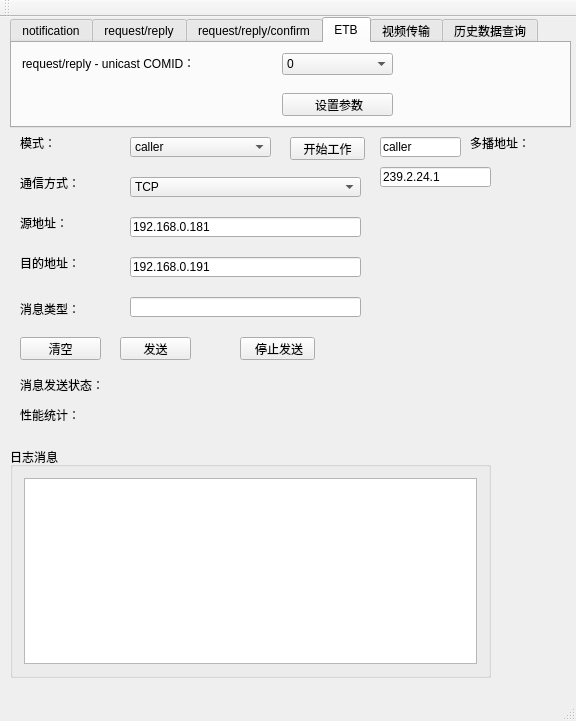
<?xml version="1.0" encoding="UTF-8"?>
<ui version="4.0">
 <class>MainWindow</class>
 <widget class="QMainWindow" name="MainWindow">
  <property name="geometry">
   <rect>
    <x>0</x>
    <y>0</y>
    <width>576</width>
    <height>721</height>
   </rect>
  </property>
  <property name="windowTitle">
   <string>主界面</string>
  </property>
  <widget class="QWidget" name="centralWidget">
   <widget class="QGroupBox" name="groupBox">
    <property name="geometry">
     <rect>
      <x>10</x>
      <y>430</y>
      <width>481</width>
      <height>231</height>
     </rect>
    </property>
    <property name="title">
     <string>日志消息</string>
    </property>
    <layout class="QHBoxLayout" name="horizontalLayout_5">
     <item>
      <widget class="QPlainTextEdit" name="editLog"/>
     </item>
    </layout>
   </widget>
   <widget class="QPushButton" name="pushButton">
    <property name="geometry">
     <rect>
      <x>290</x>
      <y>120</y>
      <width>75</width>
      <height>23</height>
     </rect>
    </property>
    <property name="text">
     <string>开始工作</string>
    </property>
   </widget>
   <widget class="QLineEdit" name="lineEdit">
    <property name="enabled">
     <bool>true</bool>
    </property>
    <property name="geometry">
     <rect>
      <x>380</x>
      <y>120</y>
      <width>81</width>
      <height>20</height>
     </rect>
    </property>
    <property name="text">
     <string>caller</string>
    </property>
   </widget>
   <widget class="QLabel" name="label_8">
    <property name="geometry">
     <rect>
      <x>20</x>
      <y>360</y>
      <width>84</width>
      <height>16</height>
     </rect>
    </property>
    <property name="text">
     <string>消息发送状态：</string>
    </property>
   </widget>
   <widget class="QLabel" name="label_9">
    <property name="geometry">
     <rect>
      <x>110</x>
      <y>360</y>
      <width>251</width>
      <height>20</height>
     </rect>
    </property>
    <property name="text">
     <string/>
    </property>
   </widget>
   <widget class="QLabel" name="label_15">
    <property name="geometry">
     <rect>
      <x>110</x>
      <y>390</y>
      <width>251</width>
      <height>20</height>
     </rect>
    </property>
    <property name="text">
     <string/>
    </property>
   </widget>
   <widget class="QLabel" name="label_16">
    <property name="geometry">
     <rect>
      <x>20</x>
      <y>390</y>
      <width>84</width>
      <height>16</height>
     </rect>
    </property>
    <property name="text">
     <string>性能统计：</string>
    </property>
   </widget>
   <widget class="QTabWidget" name="ModeSelect">
    <property name="geometry">
     <rect>
      <x>10</x>
      <y>0</y>
      <width>561</width>
      <height>111</height>
     </rect>
    </property>
    <property name="currentIndex">
     <number>3</number>
    </property>
    <widget class="QWidget" name="notification">
     <attribute name="title">
      <string>notification</string>
     </attribute>
     <widget class="QLabel" name="label_6">
      <property name="geometry">
       <rect>
        <x>10</x>
        <y>10</y>
        <width>156</width>
        <height>20</height>
       </rect>
      </property>
      <property name="text">
       <string>notification - TCP COMID：</string>
      </property>
     </widget>
     <widget class="QLineEdit" name="lineEdit_5">
      <property name="geometry">
       <rect>
        <x>270</x>
        <y>10</y>
        <width>111</width>
        <height>20</height>
       </rect>
      </property>
      <property name="text">
       <string>1000</string>
      </property>
      <property name="clearButtonEnabled">
       <bool>false</bool>
      </property>
     </widget>
     <widget class="QLabel" name="label_10">
      <property name="geometry">
       <rect>
        <x>10</x>
        <y>40</y>
        <width>180</width>
        <height>20</height>
       </rect>
      </property>
      <property name="text">
       <string>notification - unicast COMID：</string>
      </property>
     </widget>
     <widget class="QLineEdit" name="lineEdit_7">
      <property name="geometry">
       <rect>
        <x>270</x>
        <y>40</y>
        <width>111</width>
        <height>20</height>
       </rect>
      </property>
      <property name="text">
       <string>2000</string>
      </property>
      <property name="clearButtonEnabled">
       <bool>false</bool>
      </property>
     </widget>
    </widget>
    <widget class="QWidget" name="request_reply">
     <attribute name="title">
      <string>request/reply</string>
     </attribute>
     <widget class="QLabel" name="label_11">
      <property name="geometry">
       <rect>
        <x>10</x>
        <y>10</y>
        <width>162</width>
        <height>20</height>
       </rect>
      </property>
      <property name="text">
       <string>request/reply - TCP COMID：</string>
      </property>
     </widget>
     <widget class="QLineEdit" name="lineEdit_8">
      <property name="geometry">
       <rect>
        <x>270</x>
        <y>10</y>
        <width>111</width>
        <height>20</height>
       </rect>
      </property>
      <property name="text">
       <string>3000</string>
      </property>
      <property name="clearButtonEnabled">
       <bool>false</bool>
      </property>
     </widget>
     <widget class="QLabel" name="label_12">
      <property name="geometry">
       <rect>
        <x>10</x>
        <y>40</y>
        <width>186</width>
        <height>20</height>
       </rect>
      </property>
      <property name="text">
       <string>request/reply - unicast COMID：</string>
      </property>
     </widget>
     <widget class="QLineEdit" name="lineEdit_9">
      <property name="geometry">
       <rect>
        <x>270</x>
        <y>40</y>
        <width>111</width>
        <height>20</height>
       </rect>
      </property>
      <property name="text">
       <string>4000</string>
      </property>
      <property name="clearButtonEnabled">
       <bool>false</bool>
      </property>
     </widget>
    </widget>
    <widget class="QWidget" name="request_reply_confirm">
     <attribute name="title">
      <string>request/reply/confirm</string>
     </attribute>
     <widget class="QLabel" name="label_13">
      <property name="geometry">
       <rect>
        <x>10</x>
        <y>10</y>
        <width>210</width>
        <height>20</height>
       </rect>
      </property>
      <property name="text">
       <string>request/reply/confirm - TCP COMID：</string>
      </property>
     </widget>
     <widget class="QLineEdit" name="lineEdit_10">
      <property name="geometry">
       <rect>
        <x>270</x>
        <y>10</y>
        <width>111</width>
        <height>20</height>
       </rect>
      </property>
      <property name="text">
       <string>5000</string>
      </property>
      <property name="clearButtonEnabled">
       <bool>false</bool>
      </property>
     </widget>
     <widget class="QLabel" name="label_14">
      <property name="geometry">
       <rect>
        <x>10</x>
        <y>40</y>
        <width>241</width>
        <height>20</height>
       </rect>
      </property>
      <property name="text">
       <string>request/reply/confirm - unicast COMID：</string>
      </property>
     </widget>
     <widget class="QLineEdit" name="lineEdit_11">
      <property name="geometry">
       <rect>
        <x>270</x>
        <y>40</y>
        <width>111</width>
        <height>20</height>
       </rect>
      </property>
      <property name="text">
       <string>6000</string>
      </property>
      <property name="clearButtonEnabled">
       <bool>false</bool>
      </property>
     </widget>
    </widget>
    <widget class="QWidget" name="tab">
     <attribute name="title">
      <string>ETB</string>
     </attribute>
     <widget class="QLabel" name="label_17">
      <property name="geometry">
       <rect>
        <x>10</x>
        <y>10</y>
        <width>191</width>
        <height>20</height>
       </rect>
      </property>
      <property name="text">
       <string>request/reply - unicast COMID：</string>
      </property>
     </widget>
     <widget class="QComboBox" name="ETBComid">
      <property name="geometry">
       <rect>
        <x>270</x>
        <y>10</y>
        <width>111</width>
        <height>22</height>
       </rect>
      </property>
      <item>
       <property name="text">
        <string>0</string>
       </property>
      </item>
      <item>
       <property name="text">
        <string>102</string>
       </property>
      </item>
      <item>
       <property name="text">
        <string>104</string>
       </property>
      </item>
      <item>
       <property name="text">
        <string>106</string>
       </property>
      </item>
      <item>
       <property name="text">
        <string>108</string>
       </property>
      </item>
      <item>
       <property name="text">
        <string>110</string>
       </property>
      </item>
      <item>
       <property name="text">
        <string>130</string>
       </property>
      </item>
      <item>
       <property name="text">
        <string>132</string>
       </property>
      </item>
     </widget>
     <widget class="QPushButton" name="ParamSet">
      <property name="geometry">
       <rect>
        <x>270</x>
        <y>50</y>
        <width>111</width>
        <height>23</height>
       </rect>
      </property>
      <property name="text">
       <string> 设置参数</string>
      </property>
     </widget>
    </widget>
    <widget class="QWidget" name="VideoSend">
     <attribute name="title">
      <string>视频传输</string>
     </attribute>
     <widget class="QPushButton" name="VideoSelect">
      <property name="geometry">
       <rect>
        <x>460</x>
        <y>50</y>
        <width>75</width>
        <height>23</height>
       </rect>
      </property>
      <property name="text">
       <string>选择视频</string>
      </property>
     </widget>
     <widget class="QLineEdit" name="VideoAdr">
      <property name="geometry">
       <rect>
        <x>10</x>
        <y>50</y>
        <width>431</width>
        <height>20</height>
       </rect>
      </property>
     </widget>
     <widget class="QLineEdit" name="VideoComid">
      <property name="enabled">
       <bool>false</bool>
      </property>
      <property name="geometry">
       <rect>
        <x>210</x>
        <y>10</y>
        <width>111</width>
        <height>20</height>
       </rect>
      </property>
      <property name="text">
       <string>1234</string>
      </property>
      <property name="clearButtonEnabled">
       <bool>false</bool>
      </property>
     </widget>
     <widget class="QLabel" name="label_18">
      <property name="geometry">
       <rect>
        <x>10</x>
        <y>10</y>
        <width>180</width>
        <height>20</height>
       </rect>
      </property>
      <property name="text">
       <string>notification - unicast COMID：</string>
      </property>
     </widget>
    </widget>
    <widget class="QWidget" name="tab_2">
     <attribute name="title">
      <string>历史数据查询</string>
     </attribute>
     <widget class="QPushButton" name="HistoryButton">
      <property name="geometry">
       <rect>
        <x>420</x>
        <y>40</y>
        <width>75</width>
        <height>23</height>
       </rect>
      </property>
      <property name="text">
       <string>点击查询</string>
      </property>
     </widget>
    </widget>
   </widget>
   <widget class="QLabel" name="label_2">
    <property name="geometry">
     <rect>
      <x>20</x>
      <y>190</y>
      <width>61</width>
      <height>31</height>
     </rect>
    </property>
    <property name="text">
     <string>源地址：</string>
    </property>
   </widget>
   <widget class="QLineEdit" name="lineEdit_2">
    <property name="geometry">
     <rect>
      <x>130</x>
      <y>200</y>
      <width>231</width>
      <height>20</height>
     </rect>
    </property>
    <property name="text">
     <string>192.168.0.181</string>
    </property>
   </widget>
   <widget class="QLabel" name="label_3">
    <property name="geometry">
     <rect>
      <x>20</x>
      <y>230</y>
      <width>60</width>
      <height>31</height>
     </rect>
    </property>
    <property name="text">
     <string>目的地址：</string>
    </property>
   </widget>
   <widget class="QLineEdit" name="lineEdit_3">
    <property name="geometry">
     <rect>
      <x>130</x>
      <y>240</y>
      <width>231</width>
      <height>20</height>
     </rect>
    </property>
    <property name="text">
     <string>192.168.0.191</string>
    </property>
   </widget>
   <widget class="QLabel" name="label_4">
    <property name="geometry">
     <rect>
      <x>470</x>
      <y>110</y>
      <width>60</width>
      <height>31</height>
     </rect>
    </property>
    <property name="text">
     <string>多播地址：</string>
    </property>
   </widget>
   <widget class="QLineEdit" name="lineEdit_4">
    <property name="geometry">
     <rect>
      <x>380</x>
      <y>150</y>
      <width>111</width>
      <height>20</height>
     </rect>
    </property>
    <property name="text">
     <string>239.2.24.1</string>
    </property>
   </widget>
   <widget class="QLabel" name="label">
    <property name="geometry">
     <rect>
      <x>20</x>
      <y>110</y>
      <width>36</width>
      <height>31</height>
     </rect>
    </property>
    <property name="text">
     <string>模式：</string>
    </property>
   </widget>
   <widget class="QComboBox" name="comboBox">
    <property name="geometry">
     <rect>
      <x>130</x>
      <y>120</y>
      <width>141</width>
      <height>20</height>
     </rect>
    </property>
    <item>
     <property name="text">
      <string>caller</string>
     </property>
    </item>
    <item>
     <property name="text">
      <string>replier</string>
     </property>
    </item>
   </widget>
   <widget class="QComboBox" name="comboBox_2">
    <property name="geometry">
     <rect>
      <x>130</x>
      <y>160</y>
      <width>231</width>
      <height>20</height>
     </rect>
    </property>
    <item>
     <property name="text">
      <string>TCP</string>
     </property>
    </item>
    <item>
     <property name="text">
      <string>unicast</string>
     </property>
    </item>
   </widget>
   <widget class="QLabel" name="label_5">
    <property name="geometry">
     <rect>
      <x>20</x>
      <y>150</y>
      <width>60</width>
      <height>31</height>
     </rect>
    </property>
    <property name="text">
     <string>通信方式：</string>
    </property>
   </widget>
   <widget class="QLabel" name="label_7">
    <property name="geometry">
     <rect>
      <x>20</x>
      <y>280</y>
      <width>60</width>
      <height>23</height>
     </rect>
    </property>
    <property name="text">
     <string>消息类型：</string>
    </property>
   </widget>
   <widget class="QLineEdit" name="lineEdit_6">
    <property name="geometry">
     <rect>
      <x>130</x>
      <y>280</y>
      <width>231</width>
      <height>20</height>
     </rect>
    </property>
   </widget>
   <widget class="QPushButton" name="pushButton_2">
    <property name="geometry">
     <rect>
      <x>20</x>
      <y>320</y>
      <width>81</width>
      <height>23</height>
     </rect>
    </property>
    <property name="text">
     <string>清空</string>
    </property>
   </widget>
   <widget class="QPushButton" name="pushButton_3">
    <property name="geometry">
     <rect>
      <x>120</x>
      <y>320</y>
      <width>71</width>
      <height>23</height>
     </rect>
    </property>
    <property name="text">
     <string>发送</string>
    </property>
   </widget>
   <widget class="QPushButton" name="VideoStop">
    <property name="geometry">
     <rect>
      <x>240</x>
      <y>320</y>
      <width>75</width>
      <height>23</height>
     </rect>
    </property>
    <property name="text">
     <string> 停止发送</string>
    </property>
   </widget>
  </widget>
  <widget class="QMenuBar" name="menuBar">
   <property name="geometry">
    <rect>
     <x>0</x>
     <y>0</y>
     <width>576</width>
     <height>23</height>
    </rect>
   </property>
  </widget>
  <widget class="QToolBar" name="mainToolBar">
   <attribute name="toolBarArea">
    <enum>TopToolBarArea</enum>
   </attribute>
   <attribute name="toolBarBreak">
    <bool>false</bool>
   </attribute>
  </widget>
  <widget class="QStatusBar" name="statusBar"/>
 </widget>
 <layoutdefault spacing="6" margin="11"/>
 <resources/>
 <connections/>
</ui>
